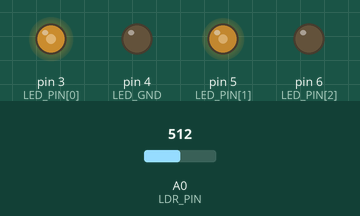
This sketch was run on a simulated Arduino Uno, built with avr-gcc and run on an emulated ATmega328P. Parts: output pins drawn as LEDs (lit = HIGH). The test bench sets the inputs (shaded band); at power-on: A0 (LDR_PIN) = 512.

Above: at 1.2 s.
1.3 s: A0 (LDR_PIN) set to 545
At 1.98 s:
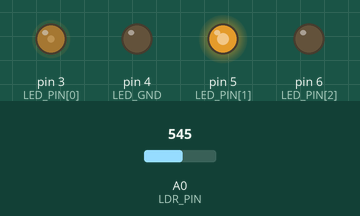
4.3 s: A0 (LDR_PIN) set to 575
At 4.72 s:
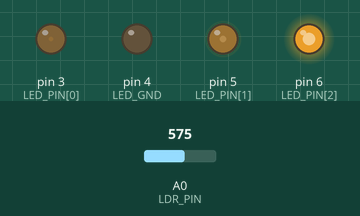
7.3 s: A0 (LDR_PIN) set to 610
At 7.46 s:
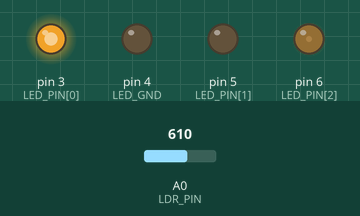
10.3 s: A0 (LDR_PIN) set to 637
At 10.5 s:
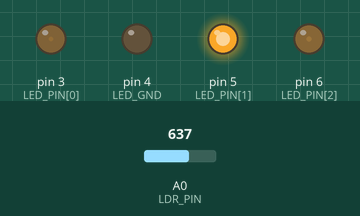
13.3 s: A0 (LDR_PIN) set to 677
16.3 s: A0 (LDR_PIN) set to 697
Timing chart, 0 to 40.4 s (numbered marks = the images above; inputs shaded):
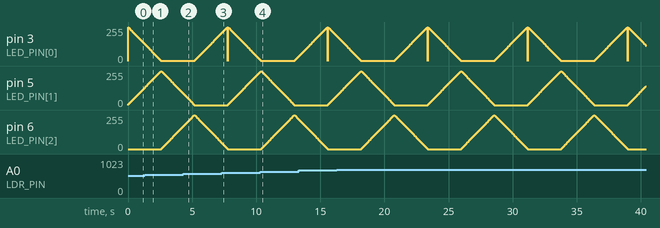

Measured:
- the behaviour switches between 562 and 563 on A0 (LDR_PIN) (found by bisection; images 1 and 2)
- the behaviour switches between 625 and 626 on A0 (LDR_PIN) (found by bisection; images 3 and 4)

The sketch:

marble-track.ino
```cpp
template<class T> inline Print &operator <<(Print &obj, T arg) { obj.print(arg); return obj; }

const byte LED_PIN[] = { 3, 5, 6 };
#define LED_GND 4

#define LDR_PIN A0
#define LDR_GND A1

#define LDR_THRESH 50
#define DEBOUNCE 100

#define PASS_RESET 550

void setup()
{
  pinMode( LDR_GND, OUTPUT ); digitalWrite( LDR_GND, LOW );
  pinMode( LED_GND, OUTPUT ); digitalWrite( LED_GND, LOW );
  for ( byte i=0; i<3; i++ ) pinMode( LED_PIN[i], OUTPUT );
}

void loop()
{
  static bool triggered, last_triggered;
  static byte i, passed = 0;
  static byte c = 0, rgb[] = {0,0,0}, dir[] = {0,2,1};
  static int ldr, last_ldr = analogRead( LDR_PIN ), k;
  static unsigned long last_debounce = millis();

  ldr = analogRead( LDR_PIN );
  triggered = ( abs( ldr - last_ldr ) > LDR_THRESH );

  if ( ( millis() - last_debounce ) > DEBOUNCE )
  {
    if ( triggered != last_triggered )
    {
      last_debounce = millis();

      if ( triggered && ldr > last_ldr )
      {
        passed++;
        k = 0; // reset passing timer
      }
    }
  }

  last_ldr = ldr;
  last_triggered = triggered;

  if ( passed ) k++; // passing timer

  c++; // LED frame counter

  for ( i=0; i<3; i++ )
  {
    if ( passed )
    {
      // Magic.
      rgb[i] = ( i == 2 - ( passed - 1 ) % 3 ) ? 255 : 0 ;

      // Basically,
      //    2 - ( passed - 1 ) % 3
      // splits the "passed" counter into 3 cases (0, 1, 2)
      // and it lights up the corresponding LED

      if ( k > PASS_RESET ) rgb[i] = 0;
    }
    else
    {
      if ( c ) // update LED values
      {
        rgb[i] += ( dir[i] - 1 );
      }
      else // frame counter back to 0 (overflow)
      {
        // cycle directions
        // 0->1, 1->2, 2->0
        dir[i] = ( dir[i] + 1 ) % 3;
      }
    }
    analogWrite( LED_PIN[i], rgb[i] );
  }

  if ( k > PASS_RESET ){ passed = 0; c = 0; k = 0; }

  delay(10);
}
```
